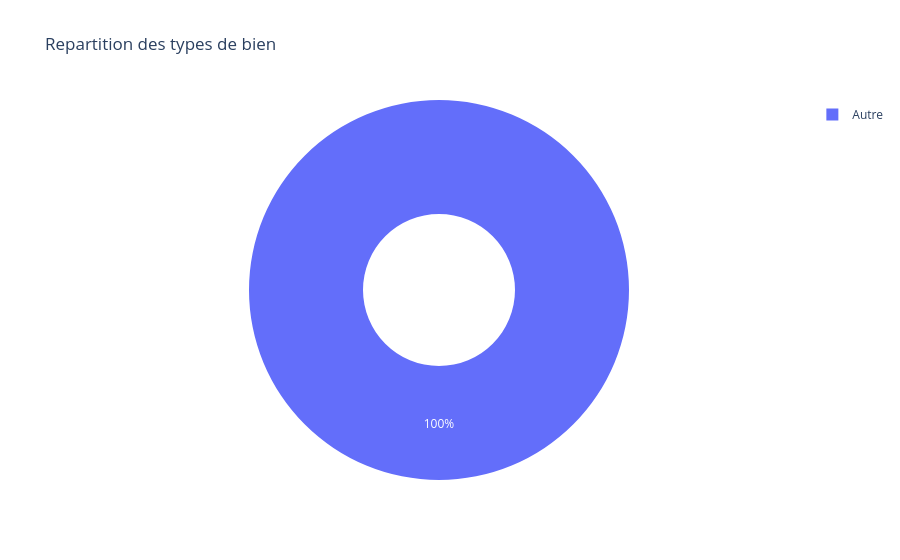

Source (notebook cell):
### Markdown cell above
### Graphique 1 : Répartition des types de bien

### Code cell
type_count = df["type_de_bien"].value_counts().reset_index()
type_count.columns = ["type_de_bien", "nombre"]

fig1 = px.pie(type_count, names="type_de_bien", values="nombre",
              title="Repartition des types de bien", hole=0.4)
fig1.show()

### Figure 1 — Plotly figure (JSON) as saved in the notebook; plotly's stock layout.template omitted (floating-point values rounded to 4 significant figures)
{"data": [{"domain": {"x": [0, 1], "y": [0, 1]}, "hole": 0.4, "hovertemplate": "type_de_bien=%{label}<br>nombre=%{value}<extra></extra>", "labels": ["Autre"], "legendgroup": "", "name": "", "showlegend": true, "type": "pie", "values": [420]}], "layout": {"legend": {"tracegroupgap": 0}, "title": {"text": "Repartition des types de bien"}}}
